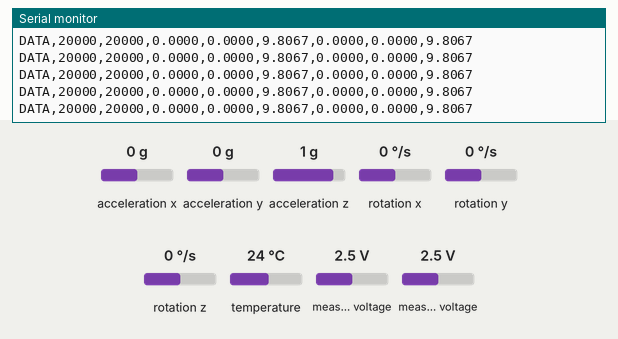
Simulated run of this sketch. Board: ESP32. On the bench: the last lines printed to the serial monitor. The inputs (shaded band) are chosen by the test bench; at power-on: acceleration x 0 g, measured voltage 2.5 V, acceleration y 0 g, acceleration z 1 g, rotation x 0 °/s, rotation y 0 °/s, rotation z 0 °/s, temperature 24 °C.

Above: at 2.4 s.
2.5 s: acceleration x set to -1.4 g
At 2.53 s:
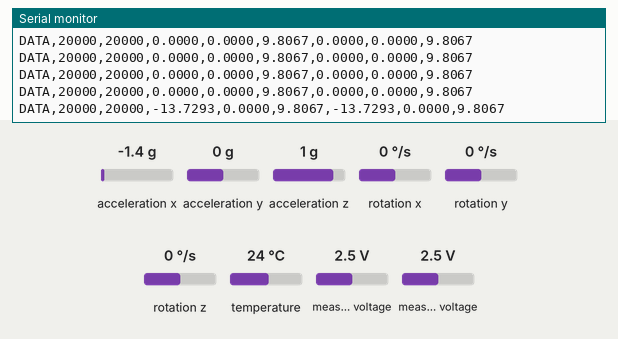
4.0 s: measured voltage (sensor 200) set to 0.1 V
At 4.03 s:
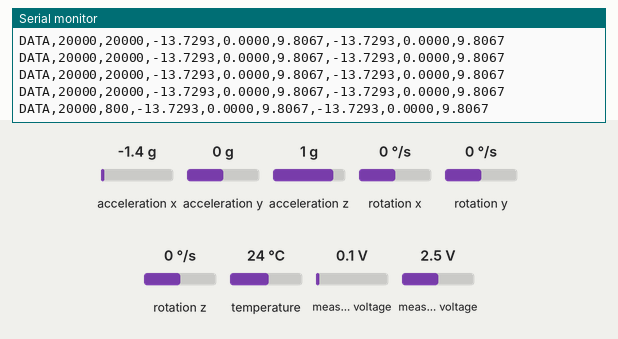
5.5 s: measured voltage (sensor 201) set to 0.1 V
At 5.53 s:
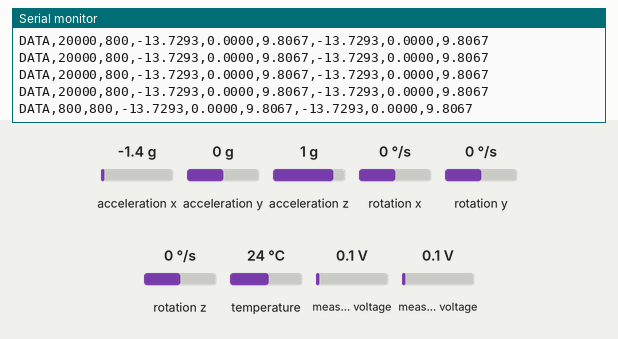
7.0 s: acceleration y set to -1.4 g
At 7.03 s:
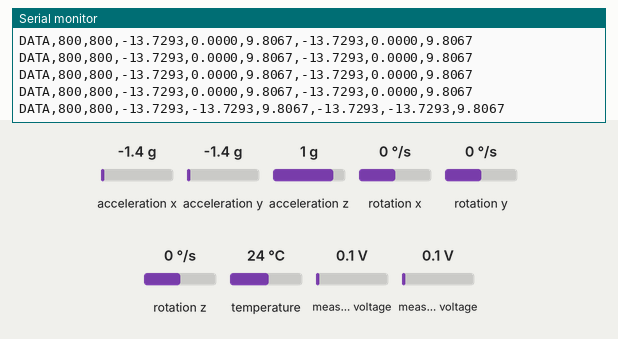
8.5 s: acceleration z set to -1.4 g
At 8.53 s:
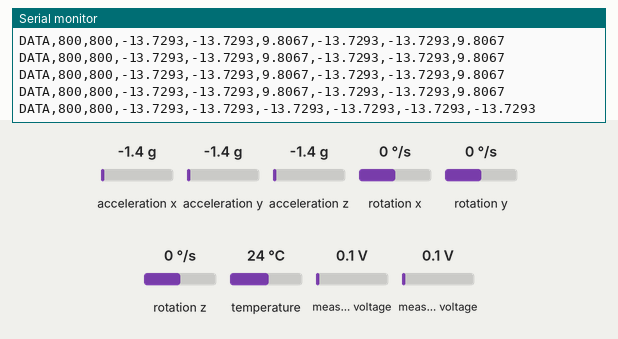
10.0 s: measured voltage (sensor 200) set to 1.2 V
At 10.03 s:
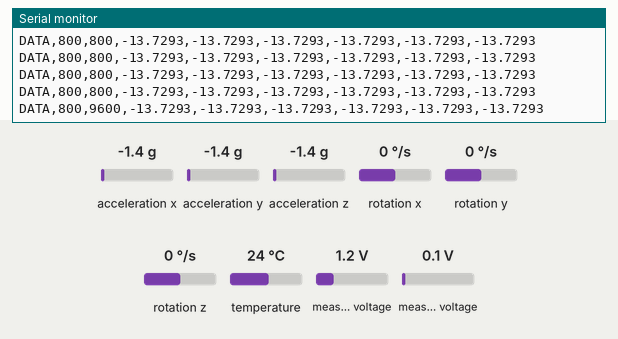
Timing chart, 0 to 12.5 s (numbered marks = the images above; inputs shaded):
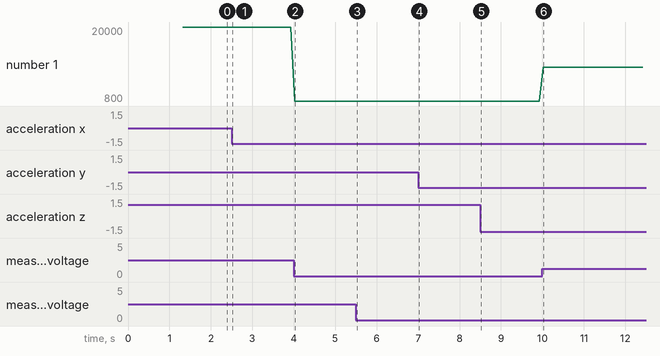

Measured:
- after the input at 2.5 s, the serial monitor: prints a new line at once (image 1)
- after the input at 4.0 s, the serial monitor: prints a new line at once (image 2)
- after the input at 5.5 s, the serial monitor: prints a new line at once (image 3)
- after the input at 7.0 s, the serial monitor: prints a new line at once (image 4)
- after the input at 8.5 s, the serial monitor: prints a new line at once (image 5)
- after the input at 10.0 s, the serial monitor: prints a new line at once (image 6)
- plotted number 1: 20000 → 800 after the input at 4.0 s, 800 → 9600 after the input at 10.0 s

The sketch:

AMMA_Simple_5min_Logger.ino
```cpp
#include <Wire.h>
#include <Adafruit_ADS1X15.h>
#include <Adafruit_MPU6050.h>
#include <Adafruit_Sensor.h>

// AMMA simple 5-minute logger: no Wi-Fi, ThingSpeak, or OLED.
// PL=ADS A1, PR=ADS A0; ML=MPU6050 0x69; MR=MPU6050 0x68.
// Serial DATA columns: PL,PR,ML_X,ML_Y,ML_Z,MR_X,MR_Y,MR_Z

#define SDA_PIN 8
#define SCL_PIN 9
#define ADS_ADDR 0x48
#define ML_ADDR 0x69
#define MR_ADDR 0x68

const unsigned long SAMPLE_INTERVAL_MS = 100; // nominal 10 Hz
Adafruit_ADS1115 ads;
Adafruit_MPU6050 mpuLeft, mpuRight;
unsigned long lastSample = 0;

void setup() {
  Serial.begin(115200);
  delay(1200);
  Wire.begin(SDA_PIN, SCL_PIN);
  Wire.setClock(400000);

  if (!ads.begin(ADS_ADDR, &Wire)) {
    Serial.println("#ERROR,ADS1115_NOT_FOUND");
    while (true) delay(1000);
  }
  ads.setGain(GAIN_ONE);
  ads.setDataRate(RATE_ADS1115_860SPS);

  if (!mpuLeft.begin(ML_ADDR, &Wire)) {
    Serial.println("#ERROR,LEFT_MPU6050_NOT_FOUND_0x69");
    while (true) delay(1000);
  }
  if (!mpuRight.begin(MR_ADDR, &Wire)) {
    Serial.println("#ERROR,RIGHT_MPU6050_NOT_FOUND_0x68");
    while (true) delay(1000);
  }

  mpuLeft.setAccelerometerRange(MPU6050_RANGE_8_G);
  mpuRight.setAccelerometerRange(MPU6050_RANGE_8_G);
  mpuLeft.setFilterBandwidth(MPU6050_BAND_21_HZ);
  mpuRight.setFilterBandwidth(MPU6050_BAND_21_HZ);

  Serial.println("#AMMA_READY");
  lastSample = millis();
}

void loop() {
  unsigned long now = millis();
  if (now - lastSample >= SAMPLE_INTERVAL_MS) {
    lastSample = now;
    int16_t pl = ads.readADC_SingleEnded(1);
    int16_t pr = ads.readADC_SingleEnded(0);

    sensors_event_t aL, gL, tL, aR, gR, tR;
    mpuLeft.getEvent(&aL, &gL, &tL);
    mpuRight.getEvent(&aR, &gR, &tR);

    Serial.print("DATA,");
    Serial.print(pl); Serial.print(',');
    Serial.print(pr); Serial.print(',');
    Serial.print(aL.acceleration.x, 4); Serial.print(',');
    Serial.print(aL.acceleration.y, 4); Serial.print(',');
    Serial.print(aL.acceleration.z, 4); Serial.print(',');
    Serial.print(aR.acceleration.x, 4); Serial.print(',');
    Serial.print(aR.acceleration.y, 4); Serial.print(',');
    Serial.println(aR.acceleration.z, 4);
  }
}
```
